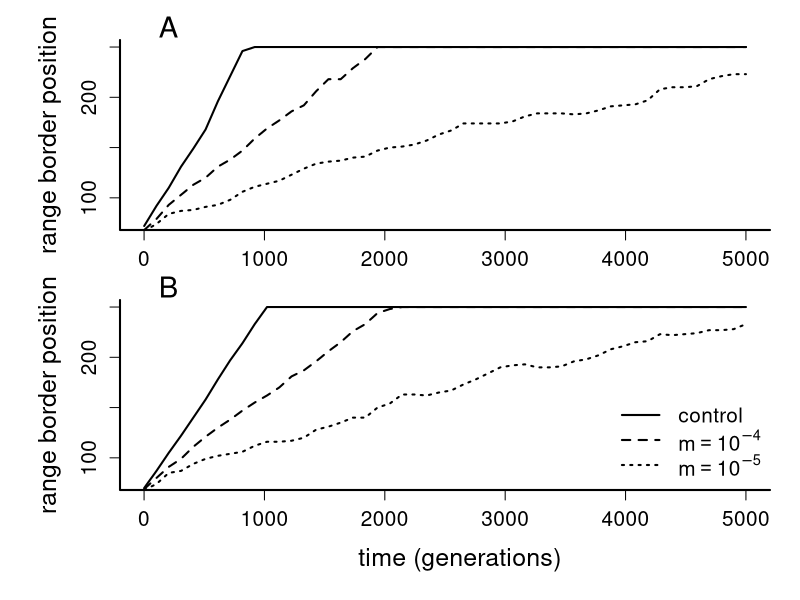

Write R code to recreate this figure.
require(caTools)

occ_d02   <- as.matrix(read.table("disp_02/processed_results/occ.txt"))
occ_mutfix  <- as.matrix(read.table("mut_4/processed_results/occ.txt"))
occ_mutlowfix <- as.matrix(read.table("mut_5/processed_results/occ.txt"))
occ_d02_mutfix <- as.matrix(read.table("disp_02_fixed_mut/processed_results/occ.txt"))
occ_d02_lowmutfix <- as.matrix(read.table("disp_02_fixed_lowmut/processed_results/occ.txt"))
occ  <- as.matrix(read.table("dispevol/processed_results/occ.txt"))


R_mutfix <- numeric()
for (t in 1:150) {
	o <- rev(occ_mutfix[t,])
	R_mutfix[t] <- length(o[!is.na(o)])
}

R <- numeric()
for (t in 1:150) {
	o <- rev(occ[t,])
	R[t] <- length(o[!is.na(o)])
}

R_lowmutfix <- numeric()
for (t in 1:150) {
	o <- rev(occ_mutlowfix[t,])
	R_lowmutfix[t] <- length(o[!is.na(o)])
}

R_dmutfix <- numeric()
for (t in 1:150) {
  o <- rev(occ_d02_mutfix[t,])
  R_dmutfix[t] <- length(o[!is.na(o)])
}

R_dlowmutfix <- numeric()
for (t in 1:150) {
  o <- rev(occ_d02_lowmutfix[t,])
  R_dlowmutfix[t] <- length(o[!is.na(o)])
}

R_dfix <- numeric()
for (t in 1:150) {
  o <- rev(occ_d02[t,])
  R_dfix[t] <- length(o[!is.na(o)])
}

x11(width=3.75,height=6.67)

wd <- 20

ts <- c(5,10,15,50)
cols <- gray(seq(0.8,0,len=length(ts)))
cntbreak <- 20

par(mfrow=c(2,1),bty="l",mar=c(1.5,6,2,1.5),lwd=2,cex.axis=1.25,cex.lab=1.5,oma=c(4,0,0,0))


plot(1,1,type="n",xlab="time (generations)",ylab="range border position",xlim=c(0,5000),ylim=c(75,250))

lines(runmean(R[101:150],00)~seq(1,5000,len=50),lwd=2)
lines(runmean(R_mutfix[101:150],00)~seq(1,5000,len=50),lwd=2,lty="dashed")
lines(runmean(R_lowmutfix[101:150],00)~seq(1,5000,len=50),lwd=2,lty="dotted")

#legend("bottomright",bty="n",lwd=2,lty=c("solid","dashed","dotted"),cex=1.25,c("control",expression(m==10^-4),expression(m==10^-5)))
text(200,par("usr")[[4]]*1.05,"A",xpd=T,cex=1.75)


plot(1,1,type="n",xlab="time (generations)",ylab="range border position",xlim=c(0,5000),ylim=c(75,250))

lines(runmean(R_dfix[101:150],00)~seq(1,5000,len=50),lwd=2)
lines(runmean(R_dmutfix[101:150],00)~seq(1,5000,len=50),lwd=2,lty="dashed")
lines(runmean(R_dlowmutfix[101:150],00)~seq(1,5000,len=50),lwd=2,lty="dotted")

legend("bottomright",bty="n",lwd=2,lty=c("solid","dashed","dotted"),cex=1.25,c("control",expression(m==10^-4),expression(m==10^-5)))
text(200,par("usr")[[4]]*1.05,"B",xpd=T,cex=1.75)

title(xlab="time (generations)", outer=T, line=1.5, adj=0.6)

dev.copy2eps(file="figure_3.eps",title="Cobben & Kubisch - Figure 3")
